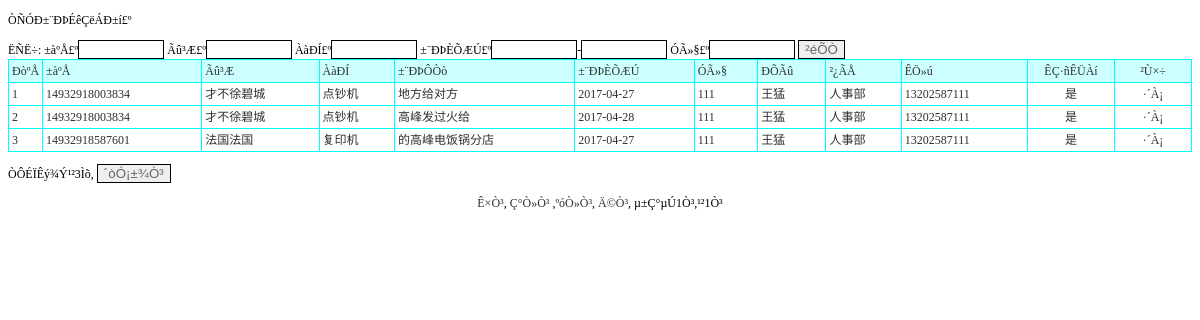
Page /baoxiushenqing_list1.php on the committed database.
### tables this page shows
CREATE TABLE `baoxiushenqing` (
  `id` int(11) NOT NULL AUTO_INCREMENT,
  `bianhao` varchar(50) DEFAULT NULL,
  `mingcheng` varchar(50) DEFAULT NULL,
  `leixing` varchar(50) DEFAULT NULL,
  `baoxiuyuanyin` varchar(300) DEFAULT NULL,
  `baoxiuriqi` varchar(50) DEFAULT NULL,
  `yonghu` varchar(50) DEFAULT NULL,
  `xingming` varchar(50) DEFAULT NULL,
  `bumen` varchar(50) DEFAULT NULL,
  `shouji` varchar(50) DEFAULT NULL,
  `jieguo` varchar(50) DEFAULT NULL,
  `shuoming` varchar(500) DEFAULT NULL,
  `issh` varchar(10) DEFAULT '否',
  `addtime` timestamp NOT NULL DEFAULT CURRENT_TIMESTAMP,
  PRIMARY KEY (`id`)
);

### baoxiushenqing_list1.php (the view, shortened to what this page needs)
<!DOCTYPE html PUBLIC "-//W3C//DTD XHTML 1.0 Transitional//EN" "http://www.w3.org/TR/xhtml1/DTD/xhtml1-transitional.dtd">
<html xmlns="http://www.w3.org/1999/xhtml">
<head>
<link rel="stylesheet" href="css.css" type="text/css">
</head>
<body>
<p>ÒÑÓÐ±¨ÐÞÉêÇëÁÐ±í£º</p>
<form id="form1" name="form1" method="post" action="">
  ËÑË÷: ±àºÅ£º<input name="bianhao" type="text" id="bianhao" style='border:solid 1px #000000; color:#666666;width:80px' /> Ãû³Æ£º<input name="mingcheng" type="text" id="mingcheng" style='border:solid 1px #000000; color:#666666;width:80px' /> ÀàÐÍ£º<input name="leixing" type="text" id="leixing" style='border:solid 1px #000000; color:#666666;width:80px' /> ±¨ÐÞÈÕÆÚ£º<input name="baoxiuriqi1" type="text" id="baoxiuriqi1"  value='' onclick="WdatePicker({'dateFmt':'yyyy-MM-dd'})"  style='border:solid 1px #000000; color:#666666; width:80px;' />-<input name="baoxiuriqi2" type="text" id="baoxiuriqi2"  value='' onclick="WdatePicker({'dateFmt':'yyyy-MM-dd'})"  style='border:solid 1px #000000; color:#666666; width:80px;' /> ÓÃ»§£º<input name="yonghu" type="text" id="yonghu" style='border:solid 1px #000000; color:#666666;width:80px' />
  <input type="submit" name="Submit" value="²éÕÒ" style='border:solid 1px #000000; color:#666666' />
</form>
<table width="100%" border="1" align="center" cellpadding="3" cellspacing="1" bordercolor="#00FFFF" style="border-collapse:collapse">
  <tr>
    <td width="25" bgcolor="#CCFFFF">ÐòºÅ</td>
    <td bgcolor='#CCFFFF'>±àºÅ</td>
    <td bgcolor='#CCFFFF'>Ãû³Æ</td>
    <td bgcolor='#CCFFFF'>ÀàÐÍ</td>
    <td bgcolor='#CCFFFF'>±¨ÐÞÔ­Òò</td>
    <td bgcolor='#CCFFFF'>±¨ÐÞÈÕÆÚ</td>
    <td bgcolor='#CCFFFF'>ÓÃ»§</td>
    <td bgcolor='#CCFFFF'>ÐÕÃû</td>
    <td bgcolor='#CCFFFF'>²¿ÃÅ</td>
    <td bgcolor='#CCFFFF'>ÊÖ»ú</td>
    <td bgcolor='#CCFFFF' width='80' align='center'>ÊÇ·ñÊÜÀí</td>
    <td width="70" align="center" bgcolor="#CCFFFF">²Ù×÷</td>
  </tr>
  <?php
    $sql="select * from baoxiushenqing where 1=1";
  $sql=$sql." order by id desc";
$query=mysql_query($sql);
  $rowscount=mysql_num_rows($query);
  if($rowscount==0)
  {}
  else
  {
  $pagelarge=10;
  $pagecurrent=$_GET["pagecurrent"];
  if($rowscount%$pagelarge==0)
  {
		$pagecount=$rowscount/$pagelarge;
  }
  else
  {
   		$pagecount=intval($rowscount/$pagelarge)+1;
  }
  if($pagecurrent=="" || $pagecurrent<=0)
{
	$pagecurrent=1;
}
		$ddddd=$pagecurrent*$pagelarge;
	if($pagecurrent==$pagecount)
	{
		if($rowscount%$pagelarge==0)
		{
		$ddddd=$pagecurrent*$pagelarge;
		}
		else
		{
		$ddddd=$pagecurrent*$pagelarge-$pagelarge+$rowscount%$pagelarge;
		}
	}
	for($i=$pagecurrent*$pagelarge-$pagelarge;$i<$ddddd;$i++)
{
  ?>
  <tr>
    <td width="25"><?php echo $i+1;?></td>
    <td><?php echo mysql_result($query,$i,bianhao);?></td>
    <td><?php echo mysql_result($query,$i,mingcheng);?></td>
    <td><?php echo mysql_result($query,$i,leixing);?></td>
    <td><?php echo mysql_result($query,$i,baoxiuyuanyin);?></td>
    <td><?php echo mysql_result($query,$i,baoxiuriqi);?></td>
    <td><?php echo mysql_result($query,$i,yonghu);?></td>
    <td><?php echo mysql_result($query,$i,xingming);?></td>
    <td><?php echo mysql_result($query,$i,bumen);?></td>
    <td><?php echo mysql_result($query,$i,shouji);?></td>
    <td width='80' align='center'><?php echo mysql_result($query,$i,"issh")?></td>
    <td width="70" align="center">
	 <a href="baoxiushenqing_updtlb.php?id=<?php echo mysql_result($query,$i,"id");?>">·´À¡</a>	 </td>
  </tr>
  	<?php
	}
}
?>
</table>
<p>ÒÔÉÏÊý¾Ý¹²<?php echo $rowscount;?>Ìõ,
  <input type="button" name="Submit2" onclick="javascript:window.print();" value="´òÓ¡±¾Ò³" style='border:solid 1px #000000; color:#666666' />
</p>
<p align="center"><a href="baoxiushenqing_list1.php?pagecurrent=1">Ê×Ò³</a>, <a href="baoxiushenqing_list1.php?pagecurrent=<?php echo $pagecurrent-1;?>">Ç°Ò»Ò³</a> ,<a href="baoxiushenqing_list1.php?pagecurrent=<?php echo $pagecurrent+1;?>">ºóÒ»Ò³</a>, <a href="baoxiushenqing_list1.php?pagecurrent=<?php echo $pagecount;?>">Ä©Ò³</a>, µ±Ç°µÚ<?php echo $pagecurrent;?>Ò³,¹²<?php echo $pagecount;?>Ò³ </p>
</body>
</html>

### css.css (style rules this page uses)
A:link { color: #2f2f2f; text-decoration: none; }
td { font-family:"宋体"; font-size: 12px; color: #2f2f2f; line-height: 16px; }

### rows in the picture
baoxiushenqing: bianhao "14932918003834", mingcheng "才不徐碧城", leixing "点钞机", baoxiuyuanyin "地方给对方", baoxiuriqi "2017-04-27", yonghu "111", xingming "王猛", bumen "人事部", shouji "13202587111", issh "是"
baoxiushenqing: bianhao "14932918003834", mingcheng "才不徐碧城", leixing "点钞机", baoxiuyuanyin "高峰发过火给", baoxiuriqi "2017-04-28", yonghu "111", xingming "王猛", bumen "人事部", shouji "13202587111", issh "是"
baoxiushenqing: bianhao "14932918587601", mingcheng "法国法国", leixing "复印机", baoxiuyuanyin "的高峰电饭锅分店", baoxiuriqi "2017-04-27", yonghu "111", xingming "王猛", bumen "人事部", shouji "13202587111", issh "是"

### other values in the picture
$rowscount "3"
$pagecurrent "1"
$pagecount "1"
